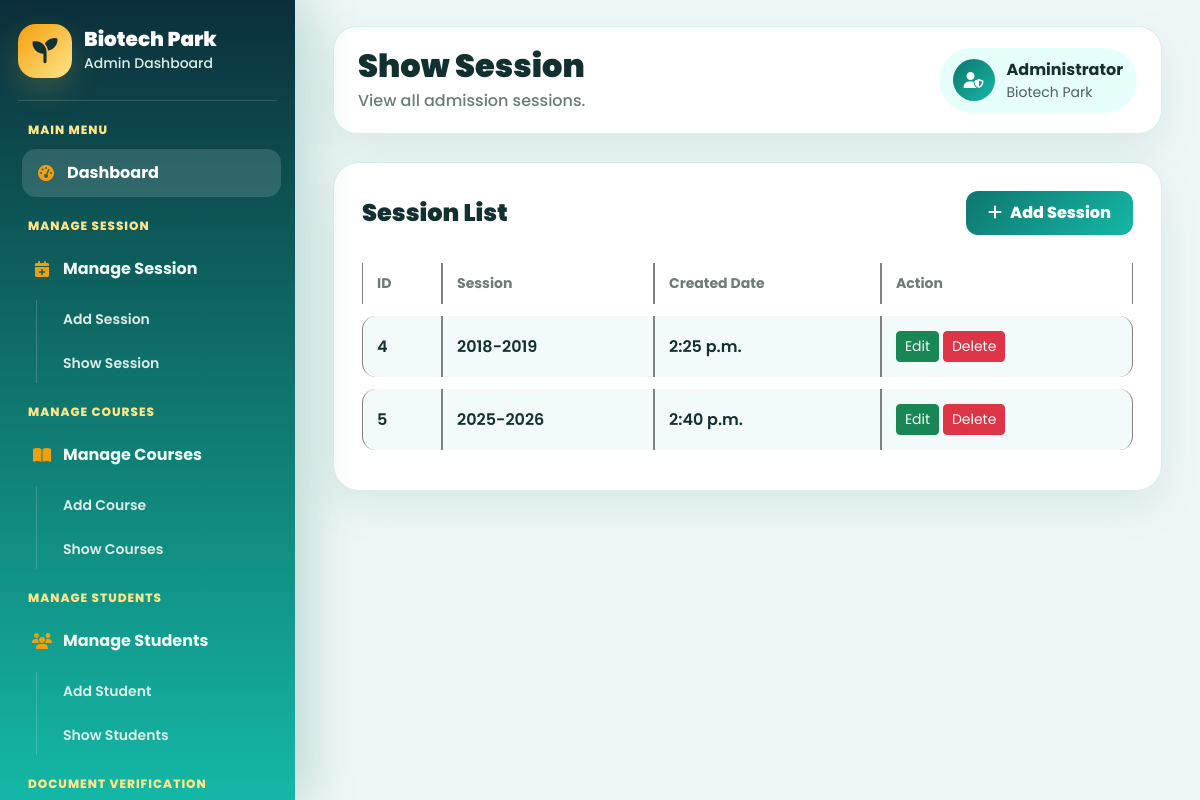
/showsession/ (signed in), run on the app's committed database.
### myapp/models.py (models this page shows, shortened)
class session(models.Model):
    id=models.IntegerField(primary_key=True,auto_created=True)
    session_name=models.CharField(max_length=20,unique=True)
    create_at=models.TimeField()

### myapp/views.py (the view)
# urls.py: path('showsession/',showsession, name='showsession'),
@cache_control(no_cache=True, must_revalidate=True, no_store=True)
def showsession(request):
    if 'adminid' not in request.session:
        return redirect('adminlogin1')
    ab=session.objects.all()
    return render(request, 'admin/showsession.html',{'ab':ab})

### myapp/templates/admin/showsession.html (shortened to what this page needs)
{% extends 'admin/adminlayout.html' %}
{% block admin %}
<main class="main-content">
    <div class="topbar">
        <div class="d-flex align-items-center gap-3">
            <div>
                <h2>Show Session</h2>
                <p>View all admission sessions.</p>
            </div>
        </div>
        <div class="admin-profile">
            <div class="admin-profile-icon">
                <i class="fa-solid fa-user-shield"></i>
            </div>
            <div>
                <strong>Administrator</strong><small class="d-block text-muted">Biotech Park</small>
            </div>
        </div>
    </div>
    <div class="dashboard-panel">
        <div class="d-flex justify-content-between align-items-center mb-3 flex-wrap gap-2">
            <h4 class="mb-0">Session List</h4>
            <a href="{% url 'addsession' %}" class="btn btn-main"><i class="fa-solid fa-plus me-2"></i>Add Session</a>
        </div>
        <div class="table-responsive">
            <table class="recent-table table-bordered">
                <thead>
                    <tr>
                        <th>ID</th>
                        <th>Session</th>
                        <th>Created Date</th>
                        <th>Action</th>
                    </tr>
                </thead>
                <tbody>
                    {% for i in ab %}
                    <tr>
                        <td>{{i.id}}</td>
                        <td>{{i.session_name}}</td>
                        <td>{{i.create_at}}</td>
                        <td>
                            <button class="btn btn-sm btn-success text-light" data-bs-toggle="modal" data-bs-target="#editModal{{i.id}}">
                                Edit
                            </button>
                            <a href="{% url 'deldata' i.id %}">
                                <button class="btn btn-sm btn-danger text-light">Delete</button>
                            </a>
                        </td>
                    </tr>
                    {% endfor %}
                </tbody>
            </table>
        </div>
    </div>
</main>
{% endblock %}

### myapp/templates/admin/adminlayout.html (style rules this page uses)
:root { --green: #0f766e; --green2: #14b8a6; --gold: #f59e0b; --gold2: #fde68a; --light: #eef7f6; --dark: #12302f; }
* { margin: 0; padding: 0; box-sizing: border-box; font-family: "Poppins", sans-serif; }
body { background: var(--light); color: var(--dark); overflow-x: hidden; }
a { text-decoration: none; }
.main-content { width: calc(100% - 295px); margin-left: 295px; padding: 26px; }
.topbar { background: #fff; border-radius: 24px; padding: 20px 24px; box-shadow: 0 16px 42px rgba(15, 118, 110, 0.1); display: flex; justify-content: space-between; align-items: center; gap: 18px; margin-bottom: 26px; border: 1px solid #d8efec; }
.topbar h2 { font-weight: 900; color: var(--dark); margin: 0; }
.topbar p { margin: 4px 0 0; color: #6b7c75; font-weight: 500; }
.admin-profile { display: flex; align-items: center; gap: 12px; background: #e6fffb; padding: 10px 14px; border-radius: 50px; }
.admin-profile-icon { width: 42px; height: 42px; border-radius: 50%; background: linear-gradient(135deg, var(--green), var(--green2)); color: #fff; display: grid; place-items: center; }
.dashboard-panel { background: #fff; border-radius: 26px; padding: 28px; box-shadow: 0 16px 42px rgba(15, 118, 110, 0.1); border: 1px solid #d8efec; margin-top: 28px; }
.dashboard-panel h4 { font-weight: 900; color: var(--dark); margin-bottom: 18px; }
.recent-table { width: 100%; border-collapse: separate; border-spacing: 0 12px; }
.recent-table th { color: #6b7c75; font-size: 14px; padding: 10px 14px; }
.recent-table td { background: #f3fbfa; padding: 15px 14px; font-weight: 600; color: #12302f; }
.recent-table td:first-child { border-radius: 14px 0 0 14px; }
.recent-table td:last-child { border-radius: 0 14px 14px 0; }
.btn-main { background: linear-gradient(135deg, var(--green), var(--green2)); color: #fff; border: none; padding: 10px 22px; border-radius: 12px; font-weight: 800; }

### data on the page
session: id "4", session_name "2018-2019", create_at "2:25 p.m."
session: id "5", session_name "2025-2026", create_at "2:40 p.m."
